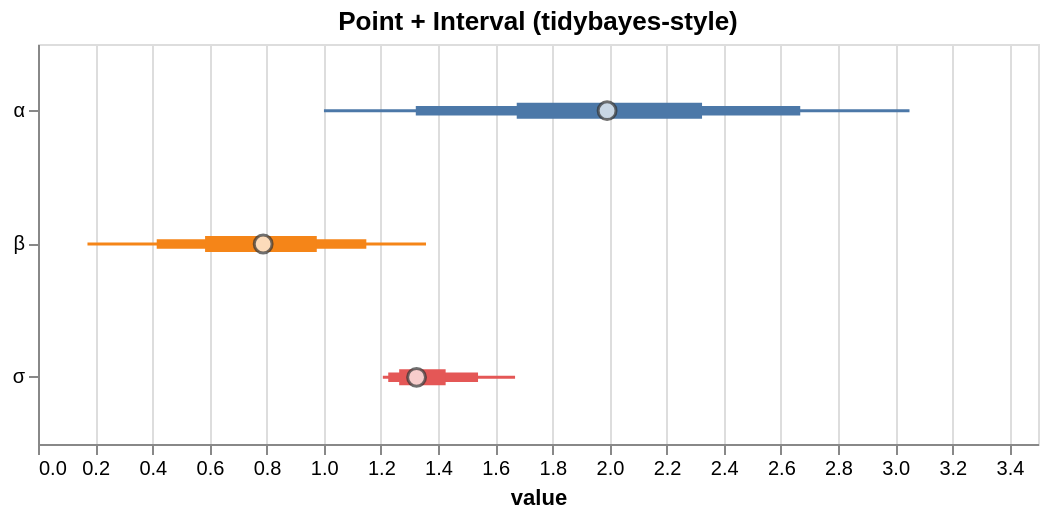

Specify this chart in Vega-Lite:
### Vega-Lite specification from a JSON file in a GitHub repository (floating-point values rounded to 4 significant figures)
{"$schema": "https://vega.github.io/schema/vega-lite/v5.json", "config": {"axis": {"labelLimit": 0}, "header": {"labelLimit": 0}, "legend": {"labelLimit": 0}}, "data": {"values": [{"__point__": 1.325, "hi_0_5_": 1.427, "hi_0_8_": 1.54, "hi_0_95_": 1.67, "lo_0_5_": 1.264, "lo_0_8_": 1.226, "lo_0_95_": 1.207, "parameter": "σ"}, {"__point__": 1.992, "hi_0_5_": 2.324, "hi_0_8_": 2.668, "hi_0_95_": 3.05, "lo_0_5_": 1.676, "lo_0_8_": 1.322, "lo_0_95_": 1.001, "parameter": "α"}, {"__point__": 0.7881, "hi_0_5_": 0.9757, "hi_0_8_": 1.149, "hi_0_95_": 1.358, "lo_0_5_": 0.5848, "lo_0_8_": 0.4155, "lo_0_95_": 0.1732, "parameter": "β"}]}, "height": 200, "layer": [{"encoding": {"color": {"field": "parameter", "legend": null, "type": "nominal"}, "tooltip": [{"field": "__point__", "title": "value (estimate)", "type": "quantitative"}, {"field": "parameter", "type": "nominal"}, {"field": "lo_0_95_", "title": "95% lo", "type": "quantitative"}, {"field": "hi_0_95_", "title": "95% hi", "type": "quantitative"}], "x": {"field": "lo_0_95_", "scale": {"zero": false}, "title": "value", "type": "quantitative"}, "x2": {"field": "hi_0_95_"}, "y": {"axis": {"title": null}, "field": "parameter", "type": "nominal"}}, "mark": {"strokeWidth": 1.5, "type": "rule"}, "params": [{"bind": "scales", "name": "grid", "select": {"encodings": ["x"], "type": "interval"}}]}, {"encoding": {"color": {"field": "parameter", "legend": null, "type": "nominal"}, "tooltip": [{"field": "__point__", "title": "value (estimate)", "type": "quantitative"}, {"field": "parameter", "type": "nominal"}, {"field": "lo_0_95_", "title": "95% lo", "type": "quantitative"}, {"field": "hi_0_95_", "title": "95% hi", "type": "quantitative"}], "x": {"field": "lo_0_8_", "scale": {"zero": false}, "title": "value", "type": "quantitative"}, "x2": {"field": "hi_0_8_"}, "y": {"axis": {"title": null}, "field": "parameter", "type": "nominal"}}, "mark": {"strokeWidth": 4.75, "type": "rule"}}, {"encoding": {"color": {"field": "parameter", "legend": null, "type": "nominal"}, "tooltip": [{"field": "__point__", "title": "value (estimate)", "type": "quantitative"}, {"field": "parameter", "type": "nominal"}, {"field": "lo_0_95_", "title": "95% lo", "type": "quantitative"}, {"field": "hi_0_95_", "title": "95% hi", "type": "quantitative"}], "x": {"field": "lo_0_5_", "scale": {"zero": false}, "title": "value", "type": "quantitative"}, "x2": {"field": "hi_0_5_"}, "y": {"axis": {"title": null}, "field": "parameter", "type": "nominal"}}, "mark": {"strokeWidth": 8.0, "type": "rule"}}, {"encoding": {"tooltip": [{"field": "__point__", "title": "value (estimate)", "type": "quantitative"}, {"field": "parameter", "type": "nominal"}, {"field": "lo_0_95_", "title": "95% lo", "type": "quantitative"}, {"field": "hi_0_95_", "title": "95% hi", "type": "quantitative"}], "x": {"field": "__point__", "scale": {"zero": false}, "type": "quantitative"}, "y": {"field": "parameter", "type": "nominal"}}, "mark": {"color": "white", "filled": true, "size": 80, "stroke": "#333", "strokeWidth": 1.5, "type": "point"}}], "title": "Point + Interval (tidybayes-style)", "width": 500}
